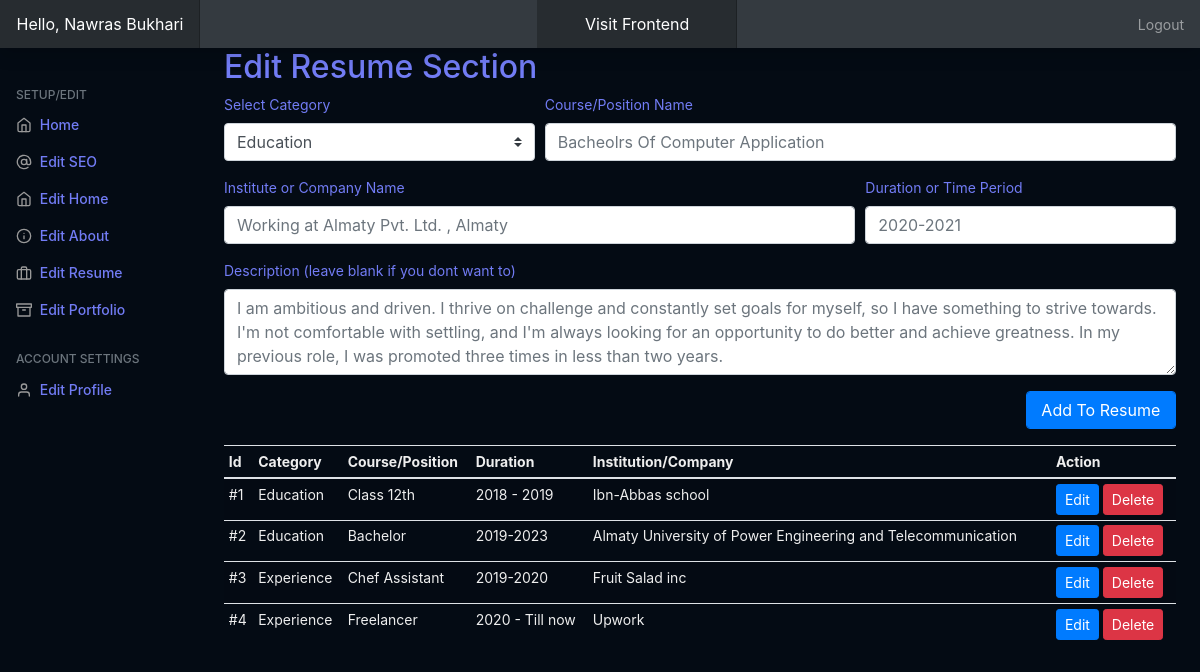
The app's page /admin/?editresume=true (signed in) with its own data.
### tables this page shows
CREATE TABLE `resume` (
  `id` int(11) NOT NULL,
  `category` varchar(250) NOT NULL,
  `title` varchar(250) NOT NULL,
  `year` varchar(250) NOT NULL,
  `ogname` varchar(250) NOT NULL,
  `workdesc` text NOT NULL
);

### admin/php/resume.php (the view, shortened to what this page needs)
<h2>Edit Resume Section</h2>
         <form action="php/uresume.php" method="post">
                 <div class="form-row">
                   <div class="form-group col-md-4">
                   <label>Select Category</label>
                    <select name="category" class="custom-select">
  <option value="e" selected>Education</option>
</select></div>
                     <div class="form-group col-md-8">
    <label for="sn">Course/Position Name</label>
    <input type="text" name="title" class="form-control" id="website" placeholder="Bacheolrs Of Computer Application" required>
  </div>
   <div class="form-group col-md-8">
    <label for="website">Institute or Company Name</label>
    <input type="text" name="ogname" class="form-control" id="website" placeholder="Working at Almaty Pvt. Ltd. , Almaty" required>
  </div>
   <div class="form-group col-md-4">
    <label for="website">Duration or Time Period</label>
    <input type="text" name="year" class="form-control" id="website" placeholder="2020-2021" required>
  </div>
  <div class="form-group col-md-12">
    <label for="exampleFormControlTextarea1">Description (leave blank if you dont want to)</label>
    <textarea class="form-control" name="workdesc" id="exampleFormControlTextarea1" rows="3" placeholder="I am ambitious and driven. I thrive on challenge and constantly set goals for myself, so I have something to strive towards. I'm not comfortable with settling, and I'm always looking for an opportunity to do better and achieve greatness. In my previous role, I was promoted three times in less than two years."></textarea>
  </div>
   <div class="form-group col-md-2 ml-auto">
      <input type="submit" name="addtoresume" class="btn btn-primary form-control" value="Add To Resume">
   </div>
                 </div>
             </form>
         <table id="rlist" class="table table-striped table-sm .table-responsive ">
          <thead>
            <tr>
              <th>Id</th>
              <th>Category</th>
              <th>Course/Position</th>
              <th>Duration</th>
              <th>Institution/Company</th>
              <th>Action</th>
            </tr>
          </thead>
          <tbody>
         <?php
$query2="SELECT * FROM resume";
$queryrun2=mysqli_query($db,$query2);
$count=1;
while($data2=mysqli_fetch_array($queryrun2)){
    $cat = $data2['category']=='e'?$cat="Education":$cat="Experience";
    ?>
     <tr>
         <div class="modal fade" id="modal<?=$data2['id']?>" tabindex="-1" role="dialog" aria-labelledby="exampleModalLabel" aria-hidden="true">
          <td>#<?=$count?></td>
              <td><?=$cat?></td>
         <td><?=$data2['title']?></td>
         <td><?=$data2['year']?></td>
         <td><?=$data2['ogname']?></td>
         <td>
         <button type="button" class="btn btn-primary btn-sm" data-toggle="modal" data-target="#modal<?=$data2['id']?>">
  Edit
</button> <a href="php/uresume.php?del=<?=$data2['id']?>"><button type="button" class="btn btn-danger btn-sm" data-toggle="modal" data-target="#exampleModal">
  Delete
             </button></a></td>
            </tr>
         <?php $count++;
} ?>
             </tbody></table>

### admin/index.php (shortened to what this page needs)
<?php
include('../include/db.php');
$query="SELECT * FROM personal_setup,aboutus_setup,basic_setup,admin_users";
$queryrun=mysqli_query($db,$query);
$data=mysqli_fetch_array($queryrun);
?>
<!doctype html>
<html lang="en">
  <head>
    <link href="../assets/vendor/bootstrap/css/bootstrap.min.css" rel="stylesheet">
    <link href="../assets/vendor/icofont/icofont.min.css" rel="stylesheet">
    <link href="../assets/vendor/boxicons/css/boxicons.min.css" rel="stylesheet">
    <link href="../assets/vendor/venobox/venobox.css" rel="stylesheet">
    <link href="../assets/vendor/owl.carousel/assets/owl.carousel.min.css" rel="stylesheet">
    <link href="../assets/vendor/aos/aos.css" rel="stylesheet">
<link href="assets/dist/css/bootstrap.css" rel="stylesheet">
    <link href="css/dashboard.css" rel="stylesheet">
  </head>
  <body>
    <nav class="navbar navbar-dark sticky-top bg-dark flex-md-nowrap p-0 shadow">
  <a class="navbar-brand col-md-3 col-lg-2 mr-0 px-3" style="text-align: center;" href="#">Hello, <?=$_SESSION['username']?></a>
  <a class="navbar-brand col-md-3 col-lg-2 mr-5 px-5" style="text-align: center;" href="http://localhost/porto/index">Visit Frontend</a>
  <ul class="navbar-nav px-3">
    <li class="nav-item text-nowrap">
      <a class="nav-link" href="php/logout.php">Logout</a>
    </li>
  </ul>
</nav>
<div class="container-fluid">
  <div class="row">
    <nav id="sidebarMenu" class="col-md-3 col-lg-2 d-md-block bg-light sidebar collapse">
      <div class="sidebar-sticky pt-3">
        <ul class="nav flex-column">
          <h6 class="sidebar-heading d-flex justify-content-between align-items-center px-3 mt-4 mb-1 text-muted">
          <span>Setup/Edit</span>
        </h6>
        <li class="nav-item">
            <a class="nav-link" href="../admin/">
              <span data-feather="home"></span>
            Home
            </a>
          </li>
         <li class="nav-item">
            <a class="nav-link" href="?editseo=true">
              <span data-feather="at-sign"></span>
              Edit SEO
            </a>
          </li>
          <li class="nav-item">
            <a class="nav-link" href="?edithome=true">
              <span data-feather="home"></span>
              Edit Home
            </a>
          </li>
          <li class="nav-item">
            <a class="nav-link" href="?editabout=true">
              <span data-feather="info"></span>
              Edit About
            </a>
          </li>
          <li class="nav-item">
            <a class="nav-link" href="?editresume=true">
              <span data-feather="briefcase"></span>
              Edit Resume
            </a>
          </li>
          <li class="nav-item">
            <a class="nav-link" href="?editportfolio=true">
              <span data-feather="archive"></span>
              Edit Portfolio
            </a>
          </li>
        </ul>
        <h6 class="sidebar-heading d-flex justify-content-between align-items-center px-3 mt-4 mb-1 text-muted">
          <span>Account Settings</span>
        </h6>
        <ul class="nav flex-column mb-2">
          <li class="nav-item">
            <a class="nav-link" href="?editprofile=true">
              <span data-feather="user"></span>
              Edit Profile
            </a>
          </li>
        </ul>
      </div>
    </nav>
    <main role="main" class="col-md-9 ml-sm-auto col-lg-10 px-md-4">
<?php
     if(isset($_GET['edithome'])){
     include('php/home.php');
     }else if(isset($_GET['editabout'])){
         include('php/about.php');
     }else if(isset($_GET['editresume'])){
       include('php/resume.php');
     }else if(isset($_GET['editportfolio'])){
      include('php/portfolio.php');
     }else if(isset($_GET['editseo'])){
         include('php/seo.php');
     }else if(isset($_GET['editprofile'])){ ?>
        <h2>Edit Profile</h2>
    <?php
         if(isset($_GET['msg'])){
  if($_GET['msg']=='updated'){
      ?>
      <div class="alert alert-success text-center" role="alert">
  Successfully Updated !
</div>
      <?php
  }
 }
?>
         <form method="post" action="php/uprofile.php">
         <div class="form-row">
             <div class="form-group col-md-6">
    <label for="ptitle">Name</label>
    <input type="text" name="username" value="<?=$data['username']?>" class="form-control" id="ptitle" placeholder="Monu Giri">
  </div>
        <div class="form-group col-md-6">
    <label for="psubtitle">Password</label>
    <input type="text" name="userpass" value="<?=$data['user_pass']?>" class="form-control" id="psubtitle" placeholder="*************">
  </div>
        <div class="form-group col-md-12">
    <label for="psubtitle">Email Id</label>
    <input type="text" name="userid" value="<?=$data['user_id']?>" class="form-control" id="psubtitle" placeholder="admin@admin.com">
  </div>
         </div>
         <input type="submit" name="uprofile" class="btn btn-primary" value="Save Changes">
         </form>
    <?php }else{
         include('php/welcome.php');
     } ?>
    </main>
  </div>
</div>
        <script src="js/dashboard.js"></script></body>
</html>

### admin/css/dashboard.css (style rules this page uses)
body { font-size: .875rem; }
.feather { width: 16px; height: 16px; vertical-align: text-bottom; }
.sidebar { position: fixed; top: 0; bottom: 0; left: 0; z-index: 100; padding: 48px 0 0; box-shadow: inset -1px 0 0 rgba(0, 0, 0, .1); }
.sidebar-sticky { position: relative; top: 0; height: calc(100vh - 48px); padding-top: .5rem; overflow-x: hidden; overflow-y: auto; }
.sidebar .nav-link { font-weight: 500; color: #727cf5; }
.sidebar .nav-link .feather { margin-right: 4px; color: #999; }
.sidebar-heading { font-size: .75rem; text-transform: uppercase; }
.navbar-brand { padding-top: .75rem; padding-bottom: .75rem; font-size: 1rem; background-color: rgba(0, 0, 0, .25); box-shadow: inset -1px 0 0 rgba(0, 0, 0, .25); }

### records on screen
resume: category "Education", title "Class 12th", year "2018 - 2019", ogname "Ibn-Abbas school"
resume: category "Education", title "Bachelor", year "2019-2023", ogname "Almaty University of Power Engineering and Telecommunication"
resume: category "Experience", title "Chef Assistant", year "2019-2020", ogname "Fruit Salad inc"
resume: category "Experience", title "Freelancer", year "2020 - Till now", ogname "Upwork"

### other values on screen
$_SESSION['username'] "Nawras Bukhari"
